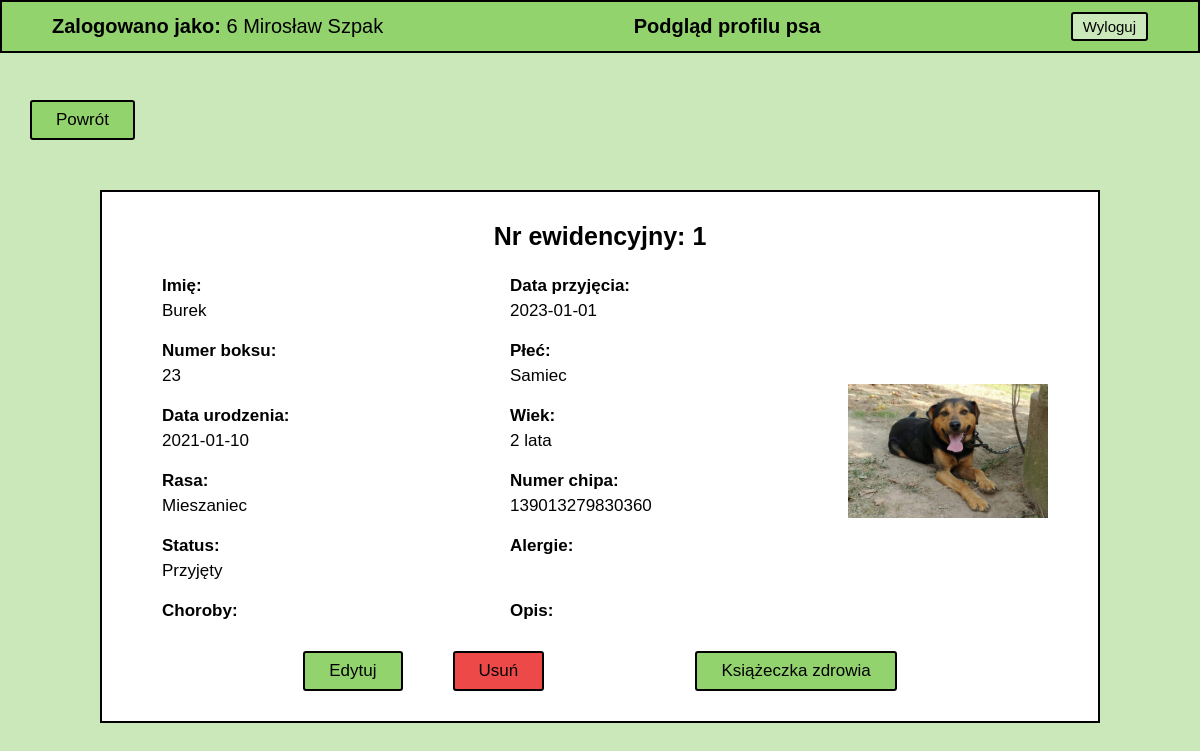
The app's page /php/read-dog.php?id=1 (signed in) with its own data.
### tables this page shows
CREATE TABLE `dog` (
  `id` bigint NOT NULL,
  `admission_date` date NOT NULL,
  `box_number` int NOT NULL,
  `name` varchar(45) NOT NULL,
  `gender` varchar(45) NOT NULL,
  `birthdate` date DEFAULT NULL,
  `age` varchar(45) NOT NULL,
  `breed` varchar(45) NOT NULL,
  `chip_number` varchar(45) DEFAULT NULL,
  `status` varchar(45) NOT NULL,
  `alergies` longtext,
  `diseases` longtext,
  `picture` varchar(100) DEFAULT NULL,
  `description` longtext
);

### php/read-dog.php (the view, shortened to what this page needs)
<!DOCTYPE html>
<html lang="pl">
  <head>
    <link rel="stylesheet" href="../css/style.css" />
    <link rel="stylesheet" href="../css/icons/css/all.css" />
  </head>
  <body>
    <header>
      <ul class="header">
        <li class="header-item"><b>Zalogowano jako:</b>
        <?php
            if (isset($_SESSION['user'])) {
               echo $_SESSION['user']['group_id'] . ' ' . $_SESSION['user']['first_name'] . ' ' . $_SESSION['user']['last_name'];
            } else {
               header("Location: ../index.php");
               exit;
            }
        ?>
        </li>
        <li class="header-item">Podgląd profilu psa</li>
        <li class="header-item"><form method="POST"><input type="submit" name="logout" class="btn" value="Wyloguj" /></form></li>
      </ul>
    </header>
  <section>
    <a href="../index.php?id=2" class="btn back-btn">Powrót</a>
      <article class="content detail-view">
            <?php
            require_once "../config.php";
            $id = $_GET['id'];
            if ($id) {
                $sql = "SELECT * FROM dog WHERE id = $id";
                $result = mysqli_query($conn, $sql);
                while ($row = mysqli_fetch_array($result)) {
                 ?>
                 <h3>Nr ewidencyjny: <?php echo $row["id"]; ?></h3>
                <div id="dog-profile">
                 <div class="form">
                 <div class="form-field">
                    <h4>Imię:</h4>
                    <p><?php echo $row["name"]; ?></p>
                 </div>
                 <div class="form-field">
                    <h4>Data przyjęcia:</h4>
                    <p><?php echo $row["admission_date"]; ?></p>
                 </div>
                 <div class="form-field">
                    <h4>Numer boksu:</h4>
                    <p><?php echo $row["box_number"]; ?></p>
                 </div>
                 <div class="form-field">
                    <h4>Płeć:</h4>
                    <p><?php echo $row["gender"]; ?></p>
                 </div>
                 <div class="form-field">
                    <h4>Data urodzenia:</h4>
                    <p><?php echo $row["birthdate"]; ?></p>
                 </div>
                 <div class="form-field">
                    <h4>Wiek:</h4>
                    <p><?php echo $row["age"]; ?></p>
                 </div>
                 <div class="form-field">
                    <h4>Rasa:</h4>
                    <p><?php echo $row["breed"]; ?></p>
                 </div>
                 <div class="form-field">
                    <h4>Numer chipa:</h4>
                    <p><?php echo $row["chip_number"]; ?></p>
                 </div>
                 <div class="form-field">
                    <h4>Status:</h4>
                    <p><?php echo $row["status"]; ?></p>
                 </div>
                 <div class="form-field">
                    <h4>Alergie:</h4>
                 </div>
                 <div class="form-field">
                    <h4>Choroby:</h4>
                 </div>
                 <div class="form-field">
                    <h4>Opis:</h4>
                 </div>
                 </div>
                    <?php
                    if(!($row["picture"] == "") && !($row["picture"] == null)){?>
                    <img src="../images/dogs/<?php echo $row['picture']; ?>">
                    <?php
                    }  else {
                     echo "<p>Brak zdjęcia</p>";
                  }?>
               </div>
                <div class="flex-btn-even">
                    <div class="flex-btn">
                     <?php
                     if ($_SESSION['user']['group_id'] != "Behawiorysta") {
                            echo '<a href="./update-dog.php?id=' . $row['id'] .  '" class="btn" title="Edytuj">Edytuj</a>';
                        }
                    if ($_SESSION['user']['group_id'] != "Weterynarz" && $_SESSION['user']['group_id'] != "Behawiorysta") {
                            echo '<a href="./delete-dog.php?id=' . $row['id'] . '" class="btn btn-danger" title="Usuń">Usuń</a>';
                        }
                     ?>
                    </div>
                 <a href="./healthcard.php?id=<?php echo $row['id']; ?>" class="btn" title="Książeczka zdrowia">Książeczka zdrowia</a>
                </div>
                 <?php
                }
            }
            else{
                echo "<h4>Nie znaleziono psa</h4>";
            }
            ?>
</body>
</html>

### css/style.css (style rules this page uses)
:root { --dark-green: #4c7a34; --green: #92d36e; --light-green: #cbe8ba; --green-hover: #b6ff89; --white: #ffffff; --black: #000000; --gray: #c0c0c0; --light-gray: #e8e8e8; --border: 2px solid var(--black); --radius: 3px; --font-size: 17px; --transition: all 0.3s linear; }
* { margin: 0; padding: 0; box-sizing: border-box; font-family: "Helvetica"; }
h3 { font-size: 25px; text-align: center; }
h4, p { font-size: var(--font-size); }
a { color: var(--black); text-decoration: none; }
img { object-fit: contain; }
.btn { padding: 8px 24px; font-size: var(--font-size); background: var(--green); border: var(--border); border-radius: var(--radius); cursor: pointer; transition: var(--transition); }
.btn-danger { background: #ec3838e8; }
.back-btn { align-self: start; margin-left: 30px; }
.flex-btn { display: flex; justify-content: center; gap: 50px; }
.flex-btn-even { display: flex; justify-content: space-evenly; }
.header { padding: 10px 50px; display: flex; justify-content: center; align-items: center; position: fixed; top: 0; width: 100%; font-size: 20px; background: var(--green); border: var(--border); list-style: none; }
.header-item:nth-child(even) { font-weight: bold; }
.header-item:first-child { margin-right: auto; }
.header-item:last-child { margin-left: auto; }
.header .btn { padding: 4px 10px; font-size: 15px; background: var(--light-green); transition: var(--transition); }
section { padding-top: 100px; min-height: 100vh; display: flex; flex-direction: column; align-items: center; background: var(--light-green); }
.content { margin: 50px 0; width: 80%; border: var(--border); background: var(--white); }
.content.detail-view { padding: 30px 50px; min-width: 1000px; max-width: 90%; width: auto; }
#dog-profile { display: flex; justify-content: center; align-items: center; }
#dog-profile .form { width: 80%; }
#dog-profile img { max-width: 200px; }
.form { margin: 15px 0; display: grid; grid-template-columns: repeat(2, 1fr); }
.form .form-field { display: flex; flex-direction: column; gap: 5px; }
.form-field { padding: 10px; display: flex; }

### records on screen
dog: id "1", name "Burek", admission_date "2023-01-01", box_number "23", gender "Samiec", birthdate "2021-01-10", age "2 lata", breed "Mieszaniec", chip_number "139013279830360", status "Przyjęty", picture (picture)

### other values on screen
$_SESSION['user']['group_id'] "6"
$_SESSION['user']['first_name'] "Mirosław"
$_SESSION['user']['last_name'] "Szpak"
